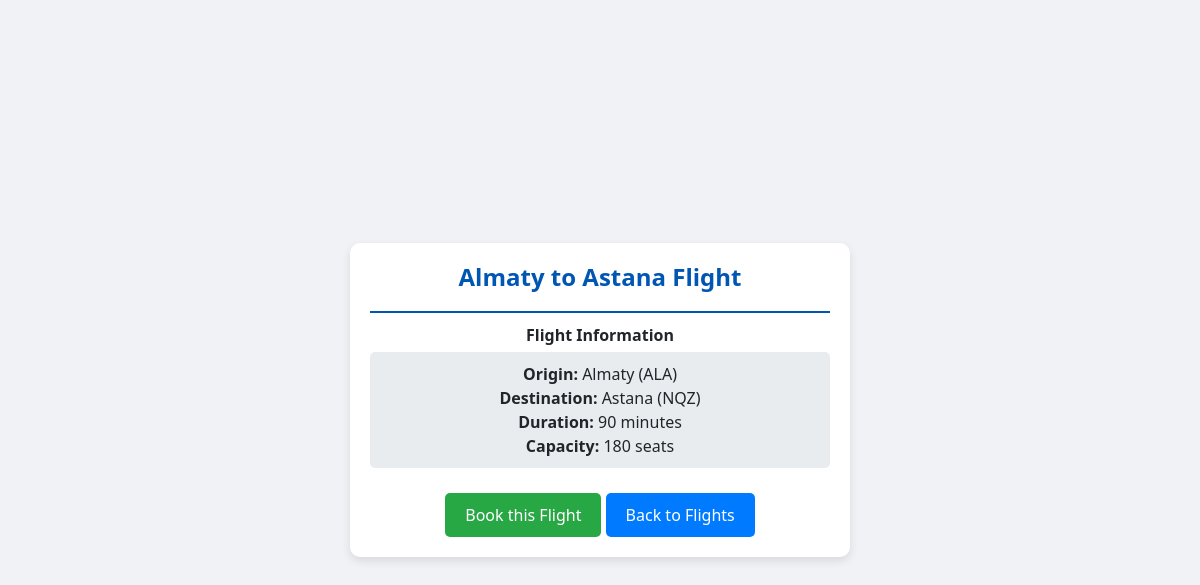
/flight/1/, run on the app's committed database.
### flights/models.py (models this page shows, shortened)
class Flight(models.Model):
    origin = models.ForeignKey(Airport, on_delete=models.CASCADE, related_name='flights_from')
    destination = models.ForeignKey(Airport, on_delete=models.CASCADE, related_name='flights_to')
    duration = models.IntegerField()
    capacity = models.IntegerField()

class Airport(models.Model):
    code = models.CharField(max_length=3, unique=True)
    city = models.CharField(max_length=100)

### flights/views.py (the view)
# urls.py: path('flight/<int:flight_id>/', flights_views.flight_details, name='flight_details'),
def flight_details(request, flight_id):
    flight = get_object_or_404(Flight, id=flight_id)
    return render(request, 'flight_details.html', {'flight': flight})

### templates/flight_details.html (shortened to what this page needs)
<!DOCTYPE html>
<html lang="en">
<head>
    <link rel="stylesheet" href="https://cdn.jsdelivr.net/npm/bootstrap@5.3.0/dist/css/bootstrap.min.css">
</head>
<body>
    <div class="container">
        <h1>{{ flight.origin.city }} to {{ flight.destination.city }} Flight</h1>
        <div class="section-title">Flight Information</div>
        <div class="flight-item">
            <strong>Origin:</strong> {{ flight.origin.city }} ({{ flight.origin.code }})<br>
            <strong>Destination:</strong> {{ flight.destination.city }} ({{ flight.destination.code }})<br>
            <strong>Duration:</strong> {{ flight.duration }} minutes<br>
            <strong>Capacity:</strong> {{ flight.capacity }} seats
        </div>
        <a href="{% url 'booking_page' flight.id %}" class="btn btn-success">Book this Flight</a>
        <a href="{% url 'flights' %}" class="btn btn-primary">Back to Flights</a>
    </div>
</body>
</html>

### templates/flight_details.html (style rules this page uses)
body { background-color: #f0f2f5; display: flex; justify-content: center; align-items: center; height: 100vh; }
.container { max-width: 500px; background: white; padding: 20px; border-radius: 10px; box-shadow: 0 4px 10px rgba(0, 0, 0, 0.1); text-align: center; }
h1 { font-size: 24px; font-weight: bold; color: #0056b3; }
.section-title { font-weight: bold; margin-top: 20px; border-top: 2px solid #0056b3; padding-top: 10px; }
.flight-item { background: #e9ecef; padding: 10px; border-radius: 5px; margin: 5px 0; }
.btn-primary { background: #007bff; border: none; padding: 10px 20px; margin-top: 20px; border-radius: 5px; }
.btn-success { background: #28a745; border: none; padding: 10px 20px; margin-top: 20px; border-radius: 5px; }

### data on the page
Flight: origin.city "Almaty", destination.city "Astana", origin.code "ALA", destination.code "NQZ", duration "90", capacity "180"
